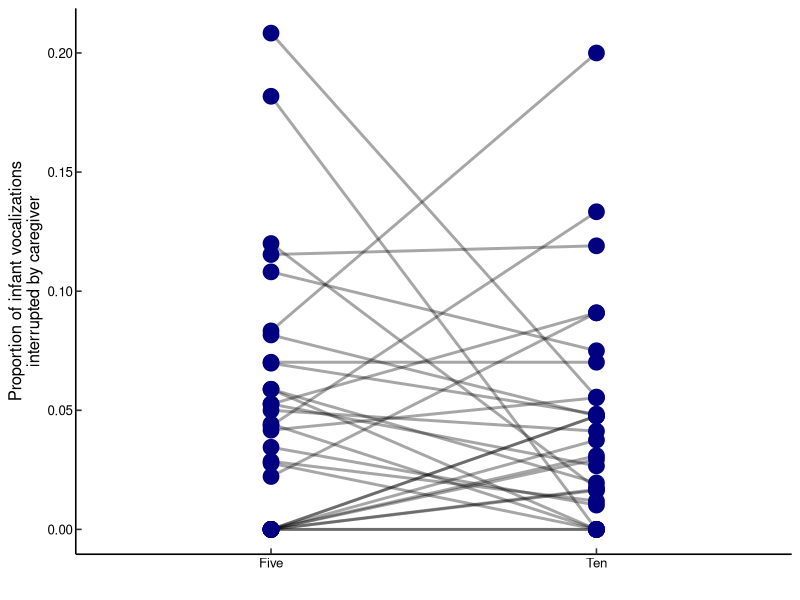

This figure's R source: (Note: this script raises an error after producing the figure.)
library("tidyverse")
library("cowplot")
library("broom")

theme_Elm <- function(){ 
  theme(
    axis.ticks.length=unit(-0.15, "cm"),
    axis.text = element_text(color = "black")
  )
}

cg_interruption_long = read.csv("../data/cg_interruption_long.csv")

inf_interruption_long = read.csv("../data/inf_interruption_long.csv")

overall_interruption_long = read.csv("../data/overall_interruption_long.csv")

# ---- proportion of vocalizations interrupted by caregiver

cg_interruption_long$month [cg_interruption_long$month == 5] <- "Five"
cg_interruption_long$month [cg_interruption_long$month == 10] <- "Ten"

p1 <- ggplot(cg_interruption_long, aes(month, proportion)) +
  geom_line(aes(group = sub), color="black", size = 1, alpha = .35) +
  geom_point(aes(month), color="navyblue",size = 5) +
  labs(y = str_wrap("Proportion of infant vocalizations interrupted by caregiver",36),
       x = "") +
  theme_classic(12) +
  theme_Elm()
p1

# t test
model1 <- t.test(proportion ~ month, data = cg_interruption_long, paired = TRUE)
tidy(model1)

# ---- total caregiver interruption time 

# significance marker
label.p2 <- data.frame(month=1.5,duration = 4)

# plot
p2 <- ggplot(cg_interruption_long, aes(month, duration)) +
  geom_line(aes(group = sub), color="black", size = 1, alpha = .35) +
  geom_point(aes(month), color="navyblue",size = 5) +
  labs(y = "Total duration of caregivers interruptions (s)",
       x = "") +
  geom_text(data = label.p2, label = "**",size=8) +
  theme_classic(12) +
  theme_Elm()

p2

# t test
model2 <- t.test(duration ~ month, data = cg_interruption_long, paired = TRUE)
tidy(model2)

# ---- proportion of infant vocalizations which interrupted caregiver

inf_interruption_long$month [inf_interruption_long$month == 5] <- "Five"
inf_interruption_long$month [inf_interruption_long$month == 10] <- "Ten"

p3 <- ggplot(inf_interruption_long, aes(month, proportion)) +
  geom_line(aes(group = sub), color="black", size = 1, alpha = .35) +
  geom_point(aes(month), color="navyblue",size = 5) +
  labs(y = str_wrap("Proportion of infant vocalizations that interrupted caregiver",36),
       x = "Infant age") +
  theme_classic(12) +
  theme_Elm()

p3

# t test
model3 <- t.test(proportion ~ month, data = inf_interruption_long, paired = TRUE)
tidy(model3)

# ---- total infant interruption time 

p4 <- ggplot(inf_interruption_long, aes(month, duration)) +
  geom_line(aes(group = sub), color="black", size = 1, alpha = .35) +
  geom_point(aes(month), color="navyblue",size = 5) +
  labs(y = "Total duration of infant interruptions of caregiver (s)",
       x = "Infant age") +
  theme_classic(12) +
  theme_Elm()

p4

#t test
model4 <- t.test(duration ~ month, data = inf_interruption_long, paired = TRUE)
model4

# ---- overall interruption time

overall_interruption_long$month [overall_interruption_long$month == 5] <- "Five"
overall_interruption_long$month [overall_interruption_long$month == 10] <- "Ten"

p5 <- ggplot(overall_interruption_long, aes(month, duration)) +
  geom_line(aes(group = sub), color="black", size = 1, alpha = .35) +
  geom_point(aes(month), color="navyblue",size = 5) +
  labs(title = "Overall interruption duration",
       y = "Total interruption time overall (s)",
       x = "Infant age") +
  theme_classic(12) +
  theme_Elm() +
  theme(plot.title = element_text(face="bold"))

p5

#t test
model4 <- t.test(duration ~ month, data = overall_interruption_long, paired = TRUE)
model4

# ---- joined plot

# shared title (under construction)

# https://wilkelab.org/cowplot/articles/plot_grid.html (Joint plot titles)


top_title <- ggdraw() + 
  draw_label(
    "Caregiver interrupts infant (CII)",
    fontface = 'bold',
    x = 0,
    hjust = 0
  ) +
  theme(
    plot.margin = margin(0, 0, 0, 7)
  )

top_row <- plot_grid(p1, p2)

top_row <- plot_grid(top_title, top_row,
                     ncol = 1,
                     rel_heights = c(0.1, 1))

bottom_title <- ggdraw() + 
  draw_label(
    "Infant interrupts caregiver (IIC)",
    fontface = 'bold',
    x = 0,
    hjust = 0
  ) +
  theme(
    plot.margin = margin(0, 0, 0, 7)
  )
                     
bottom_row <- plot_grid(p3, p4)

bottom_row <- plot_grid(bottom_title, bottom_row,
                        ncol = 1,
                        rel_heights = c(0.1, 1))

grid1 <- plot_grid(top_row, bottom_row, nrow = 2)

plot_grid(grid1, p5, ncol = 2,
          rel_widths = c(3, 1.5))

# ---- Predicting avoidance of interruptions

# CII prop at 5 months predicts difference in proportion of interrupts over development

# CII dur

# overall dur
